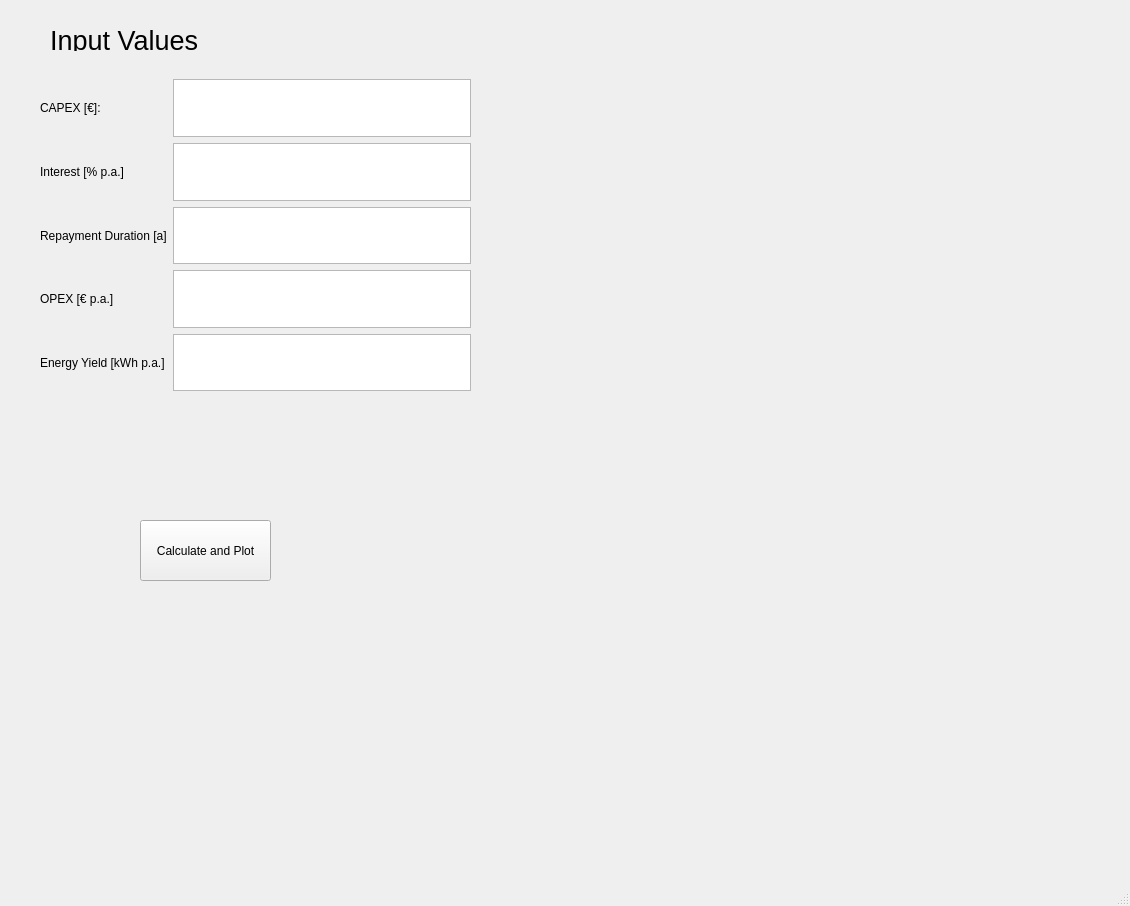
<?xml version="1.0" encoding="UTF-8"?>
<ui version="4.0">
 <class>MainWindow</class>
 <widget class="QMainWindow" name="MainWindow">
  <property name="geometry">
   <rect>
    <x>0</x>
    <y>0</y>
    <width>1130</width>
    <height>906</height>
   </rect>
  </property>
  <property name="windowTitle">
   <string>MainWindow</string>
  </property>
  <widget class="QWidget" name="centralwidget">
   <widget class="QPushButton" name="StartPlot">
    <property name="geometry">
     <rect>
      <x>140</x>
      <y>520</y>
      <width>131</width>
      <height>61</height>
     </rect>
    </property>
    <property name="text">
     <string>Calculate and Plot</string>
    </property>
   </widget>
   <widget class="QLabel" name="label">
    <property name="geometry">
     <rect>
      <x>50</x>
      <y>30</y>
      <width>161</width>
      <height>21</height>
     </rect>
    </property>
    <property name="font">
     <font>
      <pointsize>20</pointsize>
     </font>
    </property>
    <property name="text">
     <string>Input Values</string>
    </property>
   </widget>
   <widget class="QWidget" name="gridLayoutWidget">
    <property name="geometry">
     <rect>
      <x>40</x>
      <y>70</y>
      <width>431</width>
      <height>321</height>
     </rect>
    </property>
    <layout class="QGridLayout" name="gridLayout">
     <property name="sizeConstraint">
      <enum>QLayout::SetNoConstraint</enum>
     </property>
     <property name="topMargin">
      <number>9</number>
     </property>
     <item row="2" column="1">
      <widget class="QPlainTextEdit" name="text_RepayDur"/>
     </item>
     <item row="1" column="1">
      <widget class="QTextEdit" name="text_Interest"/>
     </item>
     <item row="3" column="1">
      <widget class="QPlainTextEdit" name="plainTextEdit_3"/>
     </item>
     <item row="0" column="1">
      <widget class="QPlainTextEdit" name="text_CAPEX"/>
     </item>
     <item row="4" column="1">
      <widget class="QPlainTextEdit" name="plainTextEdit_4"/>
     </item>
     <item row="0" column="0">
      <widget class="QLabel" name="label_5">
       <property name="text">
        <string>CAPEX [€]:</string>
       </property>
      </widget>
     </item>
     <item row="1" column="0">
      <widget class="QLabel" name="label_6">
       <property name="text">
        <string>Interest [% p.a.]</string>
       </property>
      </widget>
     </item>
     <item row="2" column="0">
      <widget class="QLabel" name="label_7">
       <property name="text">
        <string>Repayment Duration [a]</string>
       </property>
       <property name="scaledContents">
        <bool>false</bool>
       </property>
       <property name="wordWrap">
        <bool>true</bool>
       </property>
      </widget>
     </item>
     <item row="3" column="0">
      <widget class="QLabel" name="label_8">
       <property name="text">
        <string>OPEX [€ p.a.]</string>
       </property>
       <property name="scaledContents">
        <bool>false</bool>
       </property>
       <property name="wordWrap">
        <bool>true</bool>
       </property>
      </widget>
     </item>
     <item row="4" column="0">
      <widget class="QLabel" name="label_9">
       <property name="text">
        <string>Energy Yield [kWh p.a.]</string>
       </property>
       <property name="scaledContents">
        <bool>false</bool>
       </property>
       <property name="wordWrap">
        <bool>true</bool>
       </property>
      </widget>
     </item>
    </layout>
   </widget>
  </widget>
  <widget class="QMenuBar" name="menubar">
   <property name="geometry">
    <rect>
     <x>0</x>
     <y>0</y>
     <width>1130</width>
     <height>21</height>
    </rect>
   </property>
  </widget>
  <widget class="QStatusBar" name="statusbar"/>
 </widget>
 <tabstops>
  <tabstop>text_CAPEX</tabstop>
  <tabstop>text_Interest</tabstop>
  <tabstop>text_RepayDur</tabstop>
  <tabstop>plainTextEdit_3</tabstop>
  <tabstop>plainTextEdit_4</tabstop>
  <tabstop>StartPlot</tabstop>
 </tabstops>
 <resources/>
 <connections/>
</ui>
